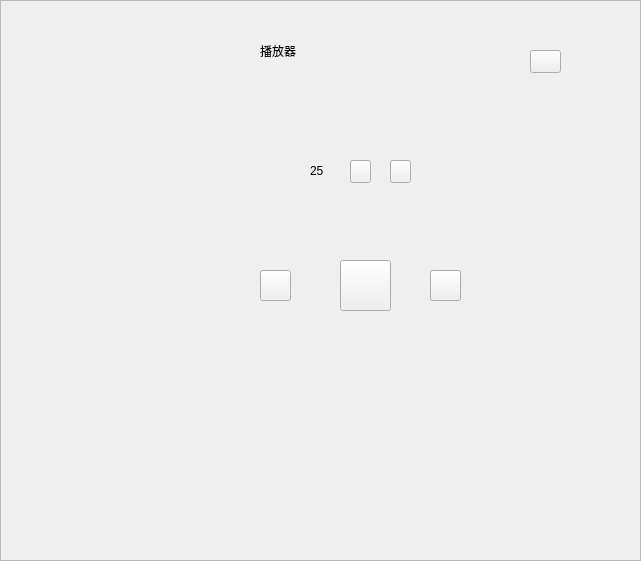
<?xml version="1.0" encoding="UTF-8"?>
<ui version="4.0">
 <class>music</class>
 <widget class="QWidget" name="music">
  <property name="geometry">
   <rect>
    <x>0</x>
    <y>0</y>
    <width>641</width>
    <height>561</height>
   </rect>
  </property>
  <property name="windowTitle">
   <string>Form</string>
  </property>
  <widget class="QFrame" name="frame">
   <property name="geometry">
    <rect>
     <x>0</x>
     <y>0</y>
     <width>641</width>
     <height>561</height>
    </rect>
   </property>
   <property name="styleSheet">
    <string notr="true">#frame{border-image: url(:/image/music.jpg);}</string>
   </property>
   <property name="frameShape">
    <enum>QFrame::StyledPanel</enum>
   </property>
   <property name="frameShadow">
    <enum>QFrame::Raised</enum>
   </property>
   <widget class="QLabel" name="label">
    <property name="geometry">
     <rect>
      <x>260</x>
      <y>30</y>
      <width>71</width>
      <height>41</height>
     </rect>
    </property>
    <property name="styleSheet">
     <string notr="true">font: 16pt &quot;隶书&quot;;</string>
    </property>
    <property name="text">
     <string>播放器</string>
    </property>
   </widget>
   <widget class="QPushButton" name="pushButton">
    <property name="geometry">
     <rect>
      <x>350</x>
      <y>160</y>
      <width>21</width>
      <height>23</height>
     </rect>
    </property>
    <property name="styleSheet">
     <string notr="true">border-image: url(:/image/音量加.png);</string>
    </property>
    <property name="text">
     <string/>
    </property>
   </widget>
   <widget class="QPushButton" name="pushButton_2">
    <property name="geometry">
     <rect>
      <x>390</x>
      <y>160</y>
      <width>21</width>
      <height>23</height>
     </rect>
    </property>
    <property name="styleSheet">
     <string notr="true">border-image: url(:/image/音量减.png);</string>
    </property>
    <property name="text">
     <string/>
    </property>
   </widget>
   <widget class="QPushButton" name="pushButton_3">
    <property name="geometry">
     <rect>
      <x>260</x>
      <y>270</y>
      <width>31</width>
      <height>31</height>
     </rect>
    </property>
    <property name="styleSheet">
     <string notr="true">border-image: url(:/image/上一首.png);</string>
    </property>
    <property name="text">
     <string/>
    </property>
   </widget>
   <widget class="QPushButton" name="pushButton_4">
    <property name="geometry">
     <rect>
      <x>340</x>
      <y>260</y>
      <width>51</width>
      <height>51</height>
     </rect>
    </property>
    <property name="styleSheet">
     <string notr="true">border-image: url(:/image/播放.png);</string>
    </property>
    <property name="text">
     <string/>
    </property>
   </widget>
   <widget class="QPushButton" name="pushButton_5">
    <property name="geometry">
     <rect>
      <x>430</x>
      <y>270</y>
      <width>31</width>
      <height>31</height>
     </rect>
    </property>
    <property name="styleSheet">
     <string notr="true">border-image: url(:/image/下一首.png);</string>
    </property>
    <property name="text">
     <string/>
    </property>
   </widget>
   <widget class="QPushButton" name="pushButton_6">
    <property name="geometry">
     <rect>
      <x>530</x>
      <y>50</y>
      <width>31</width>
      <height>23</height>
     </rect>
    </property>
    <property name="styleSheet">
     <string notr="true">border-image: url(:/image/返回.png);</string>
    </property>
    <property name="text">
     <string/>
    </property>
   </widget>
   <widget class="QLabel" name="label_2">
    <property name="geometry">
     <rect>
      <x>280</x>
      <y>160</y>
      <width>16</width>
      <height>21</height>
     </rect>
    </property>
    <property name="styleSheet">
     <string notr="true">border-image: url(:/image/音量.png);</string>
    </property>
    <property name="text">
     <string/>
    </property>
   </widget>
   <widget class="QLabel" name="label_3">
    <property name="geometry">
     <rect>
      <x>310</x>
      <y>160</y>
      <width>21</width>
      <height>21</height>
     </rect>
    </property>
    <property name="text">
     <string>25</string>
    </property>
   </widget>
   <widget class="QListWidget" name="listWidget">
    <property name="geometry">
     <rect>
      <x>20</x>
      <y>120</y>
      <width>201</width>
      <height>201</height>
     </rect>
    </property>
    <property name="styleSheet">
     <string notr="true">background-color: rgb(0,0,0,0);</string>
    </property>
   </widget>
  </widget>
 </widget>
 <resources/>
 <connections/>
</ui>
